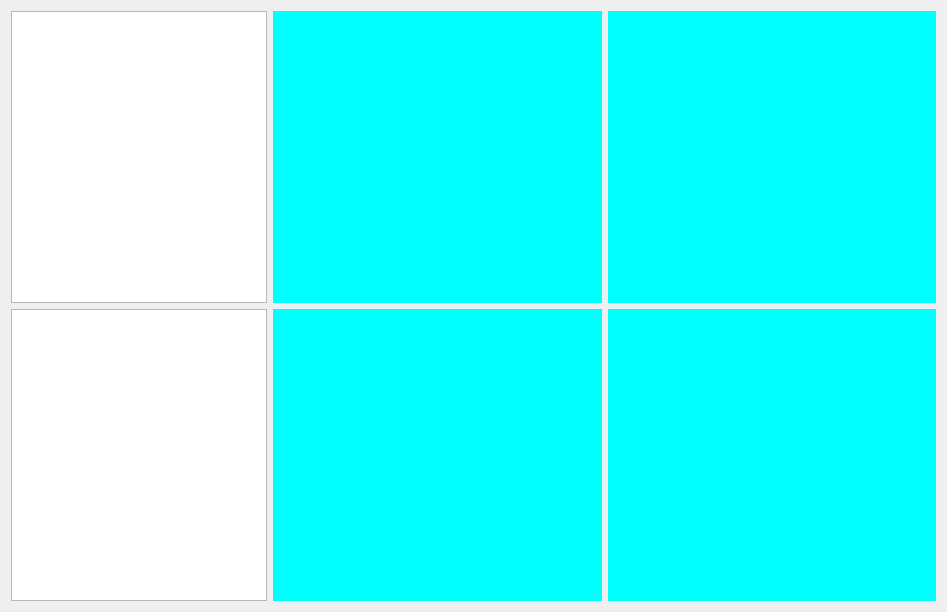
<?xml version="1.0" encoding="UTF-8"?>
<ui version="4.0">
 <class>Main</class>
 <widget class="QWidget" name="Main">
  <property name="geometry">
   <rect>
    <x>0</x>
    <y>0</y>
    <width>947</width>
    <height>612</height>
   </rect>
  </property>
  <property name="sizePolicy">
   <sizepolicy hsizetype="Preferred" vsizetype="Preferred">
    <horstretch>0</horstretch>
    <verstretch>0</verstretch>
   </sizepolicy>
  </property>
  <property name="windowTitle">
   <string>Build-a-Rocket PyGSW</string>
  </property>
  <property name="windowIcon">
   <iconset>
    <normaloff>bar.ico</normaloff>bar.ico</iconset>
  </property>
  <property name="autoFillBackground">
   <bool>false</bool>
  </property>
  <layout class="QGridLayout" name="gridLayout_2">
   <item row="1" column="0">
    <layout class="QGridLayout" name="gridLayout_3">
     <property name="sizeConstraint">
      <enum>QLayout::SetMaximumSize</enum>
     </property>
     <item row="0" column="1">
      <layout class="QGridLayout" name="gridLayout" rowstretch="0,0,0,0,0">
       <item row="0" column="1">
        <widget class="PlotWidget" name="altitudeGraph" native="true">
         <property name="sizePolicy">
          <sizepolicy hsizetype="Minimum" vsizetype="Minimum">
           <horstretch>0</horstretch>
           <verstretch>0</verstretch>
          </sizepolicy>
         </property>
         <property name="styleSheet">
          <string notr="true">QWidget
{
background-color: rgb(0, 255, 255)
}</string>
         </property>
        </widget>
       </item>
       <item row="3" column="1">
        <widget class="PlotWidget" name="accelGraph" native="true">
         <property name="styleSheet">
          <string notr="true">QWidget
{
background-color: rgb(0, 255, 255)
}</string>
         </property>
        </widget>
       </item>
       <item row="0" column="2">
        <widget class="PlotWidget" name="tempGraph" native="true">
         <property name="styleSheet">
          <string notr="true">QWidget
{
background-color: rgb(0, 255, 255)
}</string>
         </property>
        </widget>
       </item>
       <item row="3" column="2">
        <widget class="PlotWidget" name="gyroGraph" native="true">
         <property name="sizePolicy">
          <sizepolicy hsizetype="Minimum" vsizetype="Minimum">
           <horstretch>0</horstretch>
           <verstretch>0</verstretch>
          </sizepolicy>
         </property>
         <property name="styleSheet">
          <string notr="true">QWidget
{
background-color: rgb(0, 255, 255)
}</string>
         </property>
        </widget>
       </item>
       <item row="3" column="0">
        <widget class="QTextEdit" name="outputBox">
         <property name="sizePolicy">
          <sizepolicy hsizetype="Fixed" vsizetype="Minimum">
           <horstretch>0</horstretch>
           <verstretch>0</verstretch>
          </sizepolicy>
         </property>
        </widget>
       </item>
       <item row="0" column="0">
        <widget class="QTextEdit" name="messageBox">
         <property name="sizePolicy">
          <sizepolicy hsizetype="Fixed" vsizetype="Minimum">
           <horstretch>0</horstretch>
           <verstretch>0</verstretch>
          </sizepolicy>
         </property>
        </widget>
       </item>
      </layout>
     </item>
    </layout>
   </item>
  </layout>
 </widget>
 <customwidgets>
  <customwidget>
   <class>PlotWidget</class>
   <extends>QWidget</extends>
   <header>pyqtgraph</header>
   <container>1</container>
  </customwidget>
 </customwidgets>
 <resources/>
 <connections/>
</ui>
